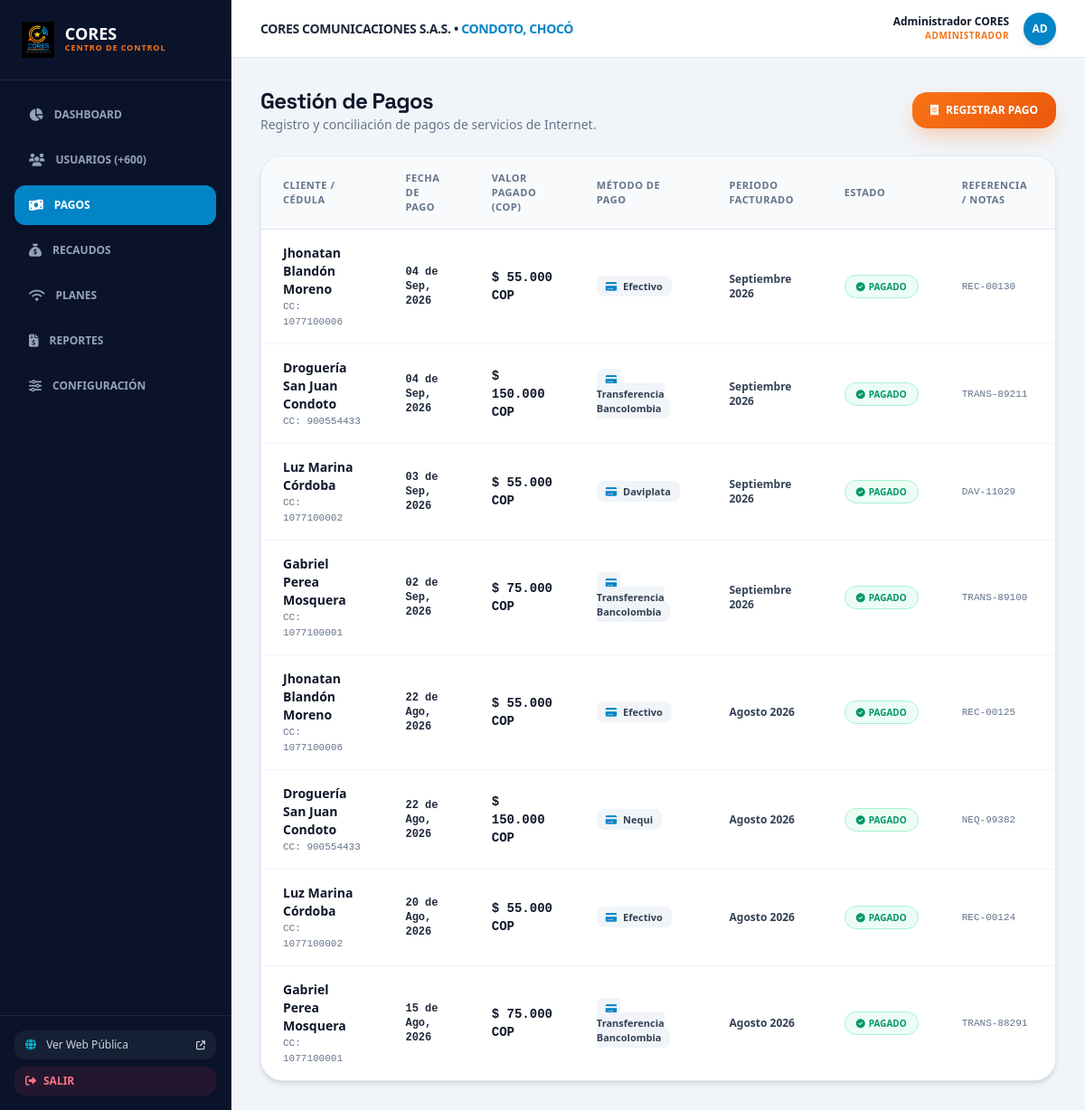
The page /index.php?view=admin_payments (signed in) on the database its author committed.
### tables this page shows
CREATE TABLE IF NOT EXISTS `payments` (
    `id` INT AUTO_INCREMENT PRIMARY KEY,
    `invoice_id` INT NULL,
    `user_id` INT NOT NULL,
    `amount` DECIMAL(12, 2) NOT NULL,
    `payment_date` DATE NOT NULL,
    `payment_method` VARCHAR(50) DEFAULT 'Efectivo',
    `period` VARCHAR(50) NOT NULL,
    `status` ENUM('PAGADO', 'PENDIENTE') DEFAULT 'PAGADO',
    `reference_number` VARCHAR(100) NULL,
    `notes` TEXT NULL,
    `registered_by` VARCHAR(100) DEFAULT 'Sistema',
    `created_at` TIMESTAMP DEFAULT CURRENT_TIMESTAMP,
    FOREIGN KEY (`invoice_id`) REFERENCES `invoices`(`id`) ON DELETE SET NULL,
    FOREIGN KEY (`user_id`) REFERENCES `users`(`id`) ON DELETE CASCADE
);

CREATE TABLE IF NOT EXISTS `users` (
    `id` INT AUTO_INCREMENT PRIMARY KEY,
    `client_code` VARCHAR(50) NULL UNIQUE,
    `name` VARCHAR(150) NOT NULL,
    `document_type` VARCHAR(20) DEFAULT 'CC',
    `document_number` VARCHAR(50) NOT NULL UNIQUE,
    `email` VARCHAR(120) NOT NULL UNIQUE,
    `phone` VARCHAR(30) NOT NULL,
    `address` VARCHAR(200) NOT NULL DEFAULT 'Condoto, Chocó',
    `neighborhood` VARCHAR(100) NULL,
    `role` ENUM('admin', 'operator', 'client') DEFAULT 'client',
    `plan_id` INT NULL,
    `status` ENUM('ACTIVO', 'PENDIENTE DE PAGO', 'SUSPENDIDO') DEFAULT 'ACTIVO',
    `password` VARCHAR(255) NOT NULL,
    `billing_day` INT DEFAULT 7,
    `suspension_day` INT DEFAULT 8,
    `collection_day` INT DEFAULT 22,
    `installation_date` DATE NULL,
    `notes` TEXT NULL,
    `created_at` TIMESTAMP DEFAULT CURRENT_TIMESTAMP,
    `updated_at` TIMESTAMP DEFAULT CURRENT_TIMESTAMP ON UPDATE CURRENT_TIMESTAMP,
    FOREIGN KEY (`plan_id`) REFERENCES `plans`(`id`) ON DELETE SET NULL
);

### config/config.php (called while the page is built, shortened)
<?php
function formatCOP($amount) {
    return '$ ' . number_format((float)$amount, 0, ',', '.') . ' COP';
}
function formatDateSpanish($dateString) {
    $timestamp = strtotime($dateString);
    $meses = ['Ene', 'Feb', 'Mar', 'Abr', 'May', 'Jun', 'Jul', 'Ago', 'Sep', 'Oct', 'Nov', 'Dic'];
    $dia = date('d', $timestamp);
    $mes = $meses[date('n', $timestamp) - 1];
    $anio = date('Y', $timestamp);
    return "$dia de $mes, $anio";
}

### views/admin/payments.php (the view, shortened to what this page needs)
<?php
require_once __DIR__ . '/../../config/config.php';
$db = getDBConnection();
$query = "
    SELECT p.*, u.name as client_name, u.document_number, u.phone, pl.name as plan_name
    FROM payments p
    JOIN users u ON p.user_id = u.id
    LEFT JOIN plans pl ON u.plan_id = pl.id
    WHERE 1=1
";
$params = [];
$query .= " ORDER BY p.id DESC";
$stmt = $db->prepare($query);
$stmt->execute($params);
$payments = $stmt->fetchAll();
?>
<div class="space-y-6">
    <div class="flex flex-wrap items-center justify-between gap-4">
        <div>
            <h1 class="text-2xl font-black text-slate-900 tracking-tight">Gestión de Pagos</h1>
            <p class="text-xs sm:text-sm text-slate-500 font-medium">Registro y conciliación de pagos de servicios de Internet.</p>
        </div>
        <button onclick="openModal('modalNewPayment')" class="btn-cores-primary px-5 py-3 text-xs font-bold flex items-center gap-2">
            <i class="fa-solid fa-receipt"></i> REGISTRAR PAGO
        </button>
    </div>
    <div class="bg-white rounded-3xl border border-slate-200 shadow-md overflow-hidden">
        <div class="overflow-x-auto">
            <table class="w-full text-left text-xs text-slate-600">
                <thead class="bg-slate-50 border-b border-slate-200 text-[11px] font-black uppercase text-slate-500 tracking-wider">
                    <tr>
                        <th class="px-6 py-4">Cliente / Cédula</th>
                        <th class="px-6 py-4">Fecha de Pago</th>
                        <th class="px-6 py-4">Valor Pagado (COP)</th>
                        <th class="px-6 py-4">Método de Pago</th>
                        <th class="px-6 py-4">Periodo Facturado</th>
                        <th class="px-6 py-4">Estado</th>
                        <th class="px-6 py-4">Referencia / Notas</th>
                    </tr>
                </thead>
                <tbody class="divide-y divide-slate-100">
                    <?php if (!empty($payments)): ?>
                        <?php foreach ($payments as $pay): ?>
                            <tr class="hover:bg-slate-50/80 transition">
                                <td class="px-6 py-4">
                                    <div class="font-bold text-slate-900 text-sm"><?= htmlspecialchars($pay['client_name']) ?></div>
                                    <span class="text-[11px] text-slate-500 font-mono">CC: <?= htmlspecialchars($pay['document_number']) ?></span>
                                </td>
                                <td class="px-6 py-4 font-mono font-semibold text-slate-800">
                                    <?= formatDateSpanish($pay['payment_date']) ?>
                                </td>
                                <td class="px-6 py-4 font-black text-slate-900 font-mono text-sm">
                                    <?= formatCOP($pay['amount']) ?>
                                </td>
                                <td class="px-6 py-4">
                                    <span class="px-2.5 py-1 rounded-lg bg-slate-100 text-slate-700 font-bold text-[11px]">
                                        <i class="fa-solid fa-credit-card text-cores-blue mr-1"></i> <?= htmlspecialchars($pay['payment_method']) ?>
                                    </span>
                                </td>
                                <td class="px-6 py-4 font-bold text-slate-700">
                                    <?= htmlspecialchars($pay['period']) ?>
                                </td>
                                <td class="px-6 py-4">
                                    <span class="badge-active px-3 py-1 rounded-full font-bold text-[10px] inline-flex items-center gap-1">
                                        <i class="fa-solid fa-circle-check"></i> PAGADO
                                    </span>
                                </td>
                                <td class="px-6 py-4 text-slate-500 text-[11px]">
                                    <div class="font-mono"><?= htmlspecialchars($pay['reference_number'] ?? 'N/A') ?></div>
                                </td>
                            </tr>
                        <?php endforeach; ?>
                    <?php endif; ?>
                </tbody>
            </table>
        </div>
    </div>
</div>

### assets/css/style.css (style rules this page uses)
:root { --color-blue-dark: #0B132B; --color-blue-navy: #0F172A; --color-blue-primary: #0284C7; --color-cyan-light: #06B6D4; --color-orange-primary: #F97316; --color-orange-dark: #EA580C; }
body { font-family: 'Plus Jakarta Sans', -apple-system, BlinkMacSystemFont, 'Segoe UI', Roboto, sans-serif; color: #1E293B; background-color: #F8FAFC; overflow-x: hidden; }
h1, h2, h3, .font-heading { font-family: 'Space Grotesk', 'Plus Jakarta Sans', sans-serif; }
.btn-cores-primary { background: linear-gradient(135deg, #F97316 0%, #EA580C 100%); color: #FFFFFF; font-weight: 700; border-radius: 1rem; box-shadow: 0 10px 25px -5px rgba(249, 115, 22, 0.4); transition: all 0.25s cubic-bezier(0.4, 0, 0.2, 1); }
.badge-active { background-color: #ECFDF5; color: #059669; border: 1px solid #A7F3D0; }

### rows shown on the page
payments: user.name "Jhonatan Blandón Moreno", user.document_number "1077100006", payment_date "04 de Sep, 2026", amount "$ 55.000 COP", payment_method "Efectivo", period "Septiembre 2026", reference_number "REC-00130"
payments: user.name "Droguería San Juan Condoto", user.document_number "900554433", payment_date "04 de Sep, 2026", amount "$ 150.000 COP", payment_method "Transferencia Bancolombia", period "Septiembre 2026", reference_number "TRANS-89211"
payments: user.name "Luz Marina Córdoba", user.document_number "1077100002", payment_date "03 de Sep, 2026", amount "$ 55.000 COP", payment_method "Daviplata", period "Septiembre 2026", reference_number "DAV-11029"
payments: user.name "Gabriel Perea Mosquera", user.document_number "1077100001", payment_date "02 de Sep, 2026", amount "$ 75.000 COP", payment_method "Transferencia Bancolombia", period "Septiembre 2026", reference_number "TRANS-89100"
payments: user.name "Jhonatan Blandón Moreno", user.document_number "1077100006", payment_date "22 de Ago, 2026", amount "$ 55.000 COP", payment_method "Efectivo", period "Agosto 2026", reference_number "REC-00125"
payments: user.name "Droguería San Juan Condoto", user.document_number "900554433", payment_date "22 de Ago, 2026", amount "$ 150.000 COP", payment_method "Nequi", period "Agosto 2026", reference_number "NEQ-99382"
payments: user.name "Luz Marina Córdoba", user.document_number "1077100002", payment_date "20 de Ago, 2026", amount "$ 55.000 COP", payment_method "Efectivo", period "Agosto 2026", reference_number "REC-00124"
payments: user.name "Gabriel Perea Mosquera", user.document_number "1077100001", payment_date "15 de Ago, 2026", amount "$ 75.000 COP", payment_method "Transferencia Bancolombia", period "Agosto 2026", reference_number "TRANS-88291"

### other values the page prints
COMPANY_NAME "CORES COMUNICACIONES S.A.S."
$user['name'] "Administrador CORES"
substr($user['name'], 0, 2) "AD"
